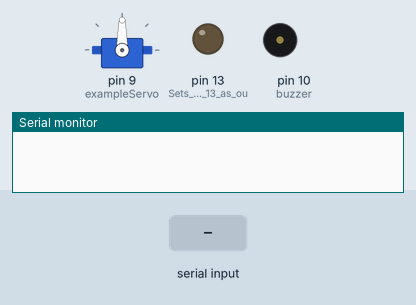
This sketch was run on a simulated Arduino Uno, built with avr-gcc and run on an emulated ATmega328P. Shown: servo, output pins drawn as LEDs (lit = HIGH), buzzer (waves = sounding), the last lines printed to the serial monitor. Inputs (shaded band) come from the test bench.

Above: at 1.2 s.
1.3 s: "1" received over Serial
At 2.2 s:
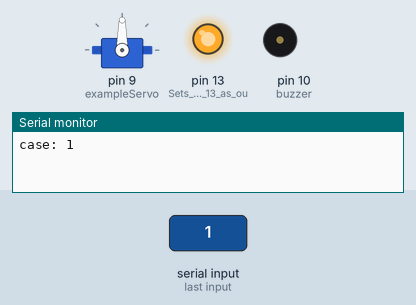
2.8 s: "s" received over Serial
At 3.7 s:
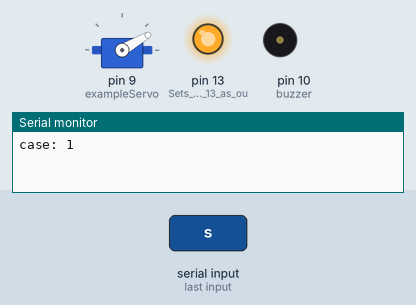
4.8 s: "0" received over Serial
At 6.0 s:
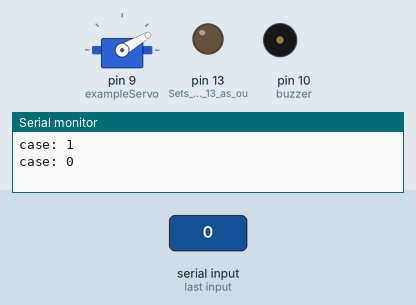
6.3 s: "b" received over Serial
At 7.2 s:
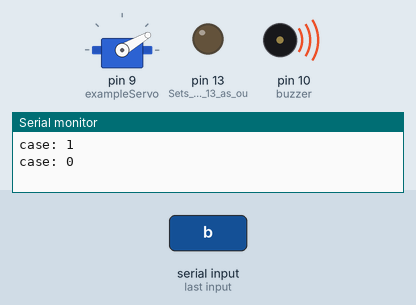
9.3 s: "s" received over Serial
At 9.7 s:
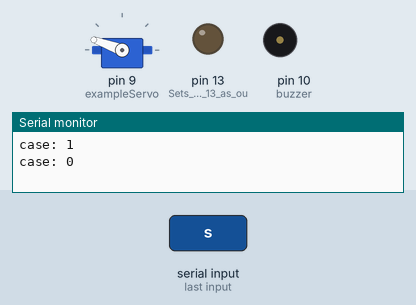
Timing chart, 0 to 12.3 s (numbered marks = the images above; inputs shaded):
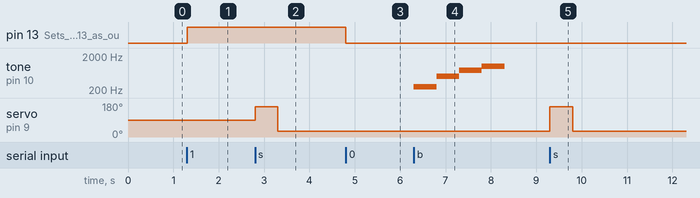

The sketch:

Bluetooth_test.ino
```cpp
/*
  Bluetooh Basic: LED ON OFF - Avishkar
  Coder - Mayoogh Girish
  Website - http://bit.do/Avishkar
  Download the App : https://github.com/Mayoogh/Arduino-Bluetooth-Basic
  This program lets you to control a LED on pin 13 of arduino using a bluetooth module
*/

#include <Servo.h>

Servo exampleServo;

char data = 0;            //Variable for storing received data
const int buzzer = 10;
void setup()
{
  Serial.begin(9600);   //Sets the baud for serial data transmission
  pinMode(13, OUTPUT);  //Sets digital pin 13 as output pin
  pinMode(buzzer, OUTPUT);
  exampleServo.attach(9);
}
void loop()
{
  if (Serial.available() > 0)     // Send data only when you receive data:
  {
    data = Serial.read();        //Read the incoming data & store into data

    switch (data)
    {
      case '0':
        Serial.println("case: 0");
        digitalWrite(13, LOW);
        break;

      case '1':
        Serial.println("case: 1");
        digitalWrite(13, HIGH);
        break;

      case 's':
          exampleServo.write(160);
          delay(500);
          exampleServo.write(30);
          delay(500);
          break;

      case 'b':
          tone(buzzer, 250);
          delay(500);
          tone(buzzer, 500);
          delay(500);
          tone(buzzer, 750);
          delay(500);
          tone(buzzer, 1000);
          delay(500);
          noTone(buzzer);
          break;

      default:
        break;


    }

  }
}
```

Measured:
- after the input at 1.3 s, pin 13 (Sets_digital_pin_13_as_ou): LOW → HIGH at once
- after the input at 2.8 s, servo on pin 9 (exampleServo): 90° → 160° at once, → 30° 0.50 s later
- after the input at 4.8 s, pin 13 (Sets_digital_pin_13_as_ou): HIGH → LOW at once
- after the input at 6.3 s, tone on pin 10 (buzzer): plays 250 Hz for 0.50 s, 500 Hz for 0.50 s, 750 Hz for 0.50 s, 1000 Hz for 0.50 s, starting at once
- after the input at 9.3 s, servo on pin 9 (exampleServo): 30° → 160° at once, → 30° 0.50 s later
